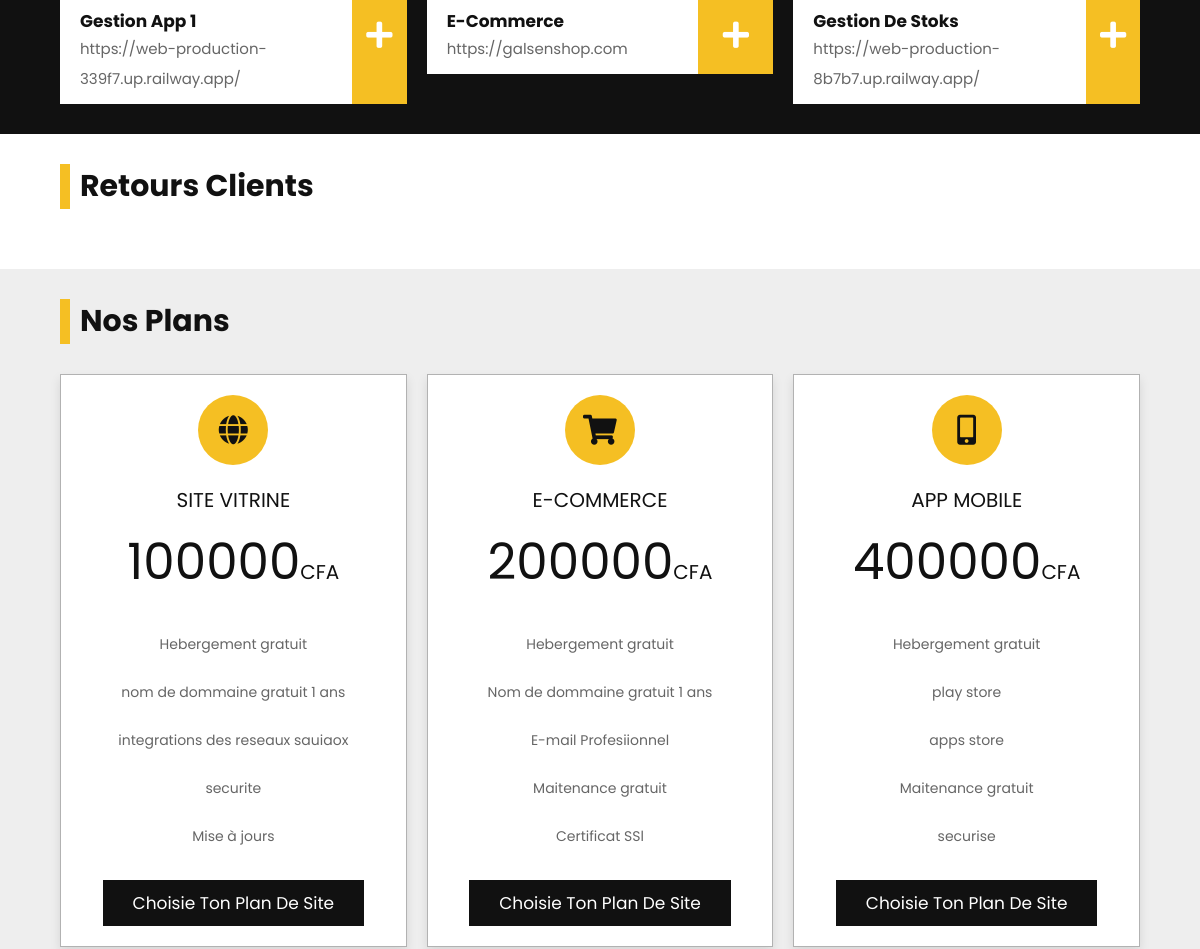
The app's page / (middle part), older data.
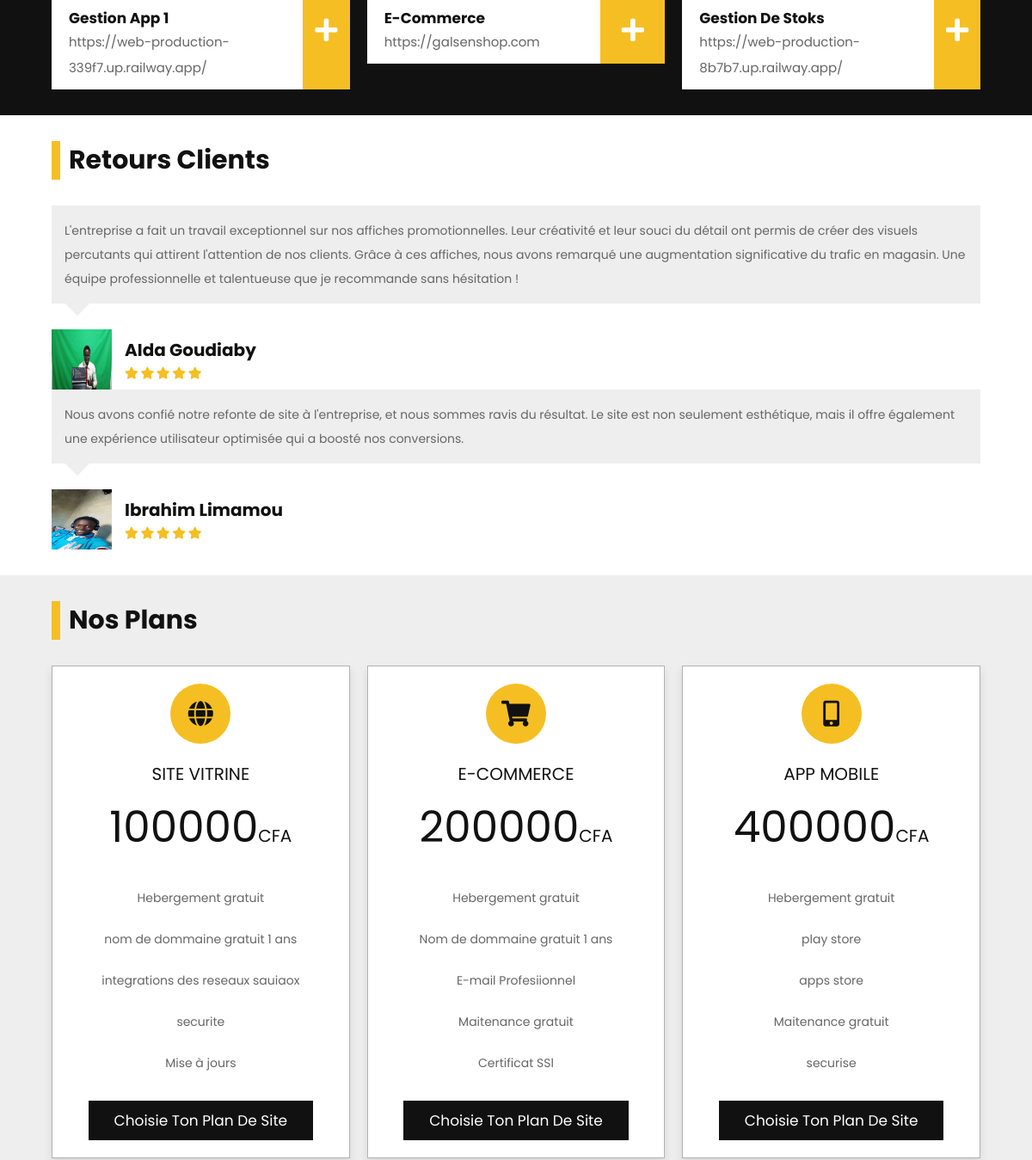
The same page, newer data.
### tech/models.py (models this page shows, shortened)
class Projets(models.Model):
    title = models.CharField(max_length=5000)
    description = models.TextField(max_length=2000)
    lien = models.CharField(max_length=500)
    image = models.ImageField()
    date = models.DateField(auto_now_add=True)

class Pricings(models.Model):
    icon_class = models.CharField(max_length=255)
    title = models.CharField(max_length=5000)
    prise = models.IntegerField()
    pric1 = models.CharField(max_length=5000)
    pric2 = models.CharField(max_length=5000)
    pric3 = models.CharField(max_length=5000)
    pric4 = models.CharField(max_length=5000)
    pric5 = models.CharField(max_length=5000)

class Reviews(models.Model):
    nom  = models.TextField(max_length=100)
    text = models.TextField()
    image = models.ImageField()
    date = models.DateField(auto_now_add=True)

### tech/views.py (the view)
# urls.py: 2. Add a URL to urlpatterns:  path('', views.home, name='home')
def home(request):
    myservice = Services.objects.all()
    myrewies = Reviews.objects.all()
    myblog = Blogs.objects.all()
    myprising = Pricings.objects.all()[:3]
    myprojet = Projets.objects.all()[:3]
    context = {
        "myservice": myservice,
        "myrewies": myrewies,
        "myblog": myblog,
        "myprising": myprising,
        "myprojet": myprojet
    }
    return render(request, "solution/home.html", context,)

### tech/templates/solution/home.html (shortened to what this page needs)
{% extends 'base.html' %} {% load static %} {% block content %}
<!DOCTYPE html>
<html lang="en">
<head>
   <link rel="stylesheet" href="https://cdnjs.cloudflare.com/ajax/libs/font-awesome/5.15.4/css/all.min.css">
   <link rel="stylesheet" href="https://cdnjs.cloudflare.com/ajax/libs/lightgallery-js/1.4.0/css/lightgallery.min.css">
   <link rel="stylesheet" href="https://unpkg.com/swiper@7/swiper-bundle.min.css" />
</head>
<body>
<section class="projects" id="projects">
   <div class="box-container">
      {% for projets in myprojet %}
      <a href="{{projets.image.url}}" class="box">
         <div class="content">
            <div class="info">
               <h3>{{projets.title}}</h3>
               <p>{{projets.lien}}</p>
            </div>
            <i class="fas fa-plus"></i>
         </div>
      </a>
      {% endfor %}
   </div>
</section>
<section class="reviews">
   <h1 class="heading">retours clients  </h1>
   <div class="swiper reviews-slider">
      <div class="swiper-wrapper">
         {% for reviews in myrewies  %}
         <div class="swiper-slide slide">
            <p>{{reviews.text}}</p>
            <div class="user">
               <img src="{{reviews.image.url}}" alt="">
               <div class="info">
                  <h3>{{reviews.nom}}</h3>
                  <div class="stars">
                     <i class="fas fa-star"></i>
                     <i class="fas fa-star"></i>
                     <i class="fas fa-star"></i>
                     <i class="fas fa-star"></i>
                     <i class="fas fa-star"></i>
                  </div>
               </div>
            </div>
         </div>
         {% endfor %}
      </div>
   </div>
</section>
<section class="pricing" id="pricing">
   <h1 class="heading"> Nos plans </h1>
   <div class="box-container">
    {% for pricings in myprising  %}
      <div class="box">
         <i class="{{ pricings.icon_class}}"></i>
         <h3>{{pricings.title}}</h3>
         <div class="price">{{pricings.prise}}<span>CFA</span></div>
         <div class="list">
            <p>{{pricings.pric1}}</p>
            <p>{{pricings.pric2}}</p>
            <p>{{pricings.pric3}}</p>
            <p>{{pricings.pric4}}</p>
            <p>{{pricings.pric5}}</p>
         </div>
         <a href="#" class="btn">choisie ton plan de site</a>
      </div>
      {% endfor %}
   </div>
</section>
</body>
</html>
{% endblock content %}

Row changes from the older to the newer data that the page shows:
added Reviews: text "L'entreprise a fait un travail exceptionnel sur nos affiches promotionnelles. Leur créativité et leur souci du détail ont permis de créer des visuels percutants qui attirent l'attention de nos clients. Grâce à ces affiches, nous avons remarqué une augmentation significative du trafic en magasin. Une équipe professionnelle et talentueuse que je recommande sans hésitation !", image (picture), nom "AIda Goudiaby"
added Reviews: text "Nous avons confié notre refonte de site à l'entreprise, et nous sommes ravis du résultat. Le site est non seulement esthétique, mais il offre également une expérience utilisateur optimisée qui a boosté nos conversions.", image (picture), nom "Ibrahim Limamou"
